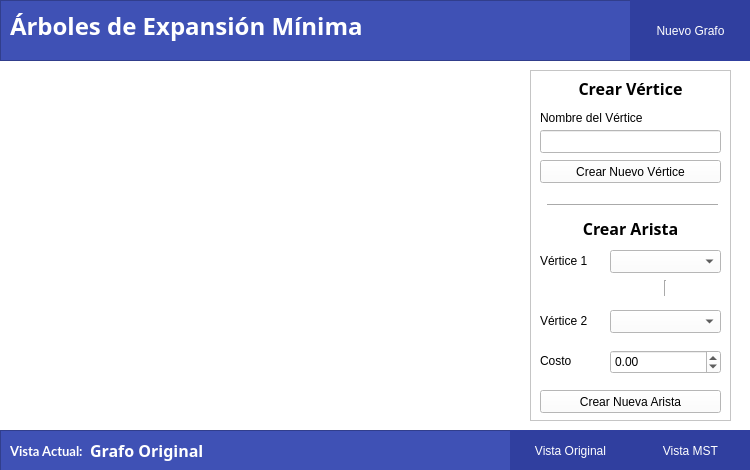
<?xml version="1.0" encoding="UTF-8"?>
<ui version="4.0">
 <class>MSTWindow</class>
 <widget class="QWidget" name="MSTWindow">
  <property name="geometry">
   <rect>
    <x>0</x>
    <y>0</y>
    <width>750</width>
    <height>470</height>
   </rect>
  </property>
  <property name="windowTitle">
   <string>Árboles de Expansión Mínima | Proyecto EdD I</string>
  </property>
  <property name="styleSheet">
   <string notr="true">QWidget{
background-color: white;
}</string>
  </property>
  <widget class="QFrame" name="frame_2">
   <property name="geometry">
    <rect>
     <x>0</x>
     <y>0</y>
     <width>751</width>
     <height>61</height>
    </rect>
   </property>
   <property name="styleSheet">
    <string notr="true">QFrame{
background-color: #3F51B5;
}

QLabel{
color: white;
}

QPushButton{
background-color: #303F9F;
color: white;
border: none;
font: 11pt &quot;Lato&quot;;
}

QPushButton:hover{
background-color:#1A237E;
}</string>
   </property>
   <property name="frameShape">
    <enum>QFrame::StyledPanel</enum>
   </property>
   <property name="frameShadow">
    <enum>QFrame::Raised</enum>
   </property>
   <widget class="QLabel" name="label_2">
    <property name="geometry">
     <rect>
      <x>10</x>
      <y>10</y>
      <width>501</width>
      <height>31</height>
     </rect>
    </property>
    <property name="font">
     <font>
      <family>Montserrat</family>
      <pointsize>18</pointsize>
      <weight>75</weight>
      <bold>true</bold>
     </font>
    </property>
    <property name="text">
     <string>Árboles de Expansión Mínima</string>
    </property>
   </widget>
   <widget class="QPushButton" name="botonNuevoGrafo">
    <property name="geometry">
     <rect>
      <x>630</x>
      <y>0</y>
      <width>121</width>
      <height>61</height>
     </rect>
    </property>
    <property name="text">
     <string>Nuevo Grafo</string>
    </property>
   </widget>
  </widget>
  <widget class="QFrame" name="frame_3">
   <property name="geometry">
    <rect>
     <x>0</x>
     <y>430</y>
     <width>751</width>
     <height>41</height>
    </rect>
   </property>
   <property name="styleSheet">
    <string notr="true">QFrame{
background-color: #3F51B5;
}

QLabel{
color: white;
}

QPushButton{
background-color: #303F9F;
color: white;
border: none;
font: 11pt &quot;Lato&quot;;
}

QPushButton:hover{
background-color:#1A237E;
}</string>
   </property>
   <property name="frameShape">
    <enum>QFrame::StyledPanel</enum>
   </property>
   <property name="frameShadow">
    <enum>QFrame::Raised</enum>
   </property>
   <widget class="QPushButton" name="pbEncontrarMST">
    <property name="geometry">
     <rect>
      <x>630</x>
      <y>0</y>
      <width>121</width>
      <height>41</height>
     </rect>
    </property>
    <property name="text">
     <string>Vista MST</string>
    </property>
   </widget>
   <widget class="QPushButton" name="pbRevertir">
    <property name="geometry">
     <rect>
      <x>510</x>
      <y>0</y>
      <width>121</width>
      <height>41</height>
     </rect>
    </property>
    <property name="text">
     <string>Vista Original</string>
    </property>
   </widget>
   <widget class="QLabel" name="label">
    <property name="geometry">
     <rect>
      <x>10</x>
      <y>10</y>
      <width>81</width>
      <height>21</height>
     </rect>
    </property>
    <property name="font">
     <font>
      <family>Lato</family>
      <pointsize>10</pointsize>
      <weight>75</weight>
      <bold>true</bold>
     </font>
    </property>
    <property name="text">
     <string>Vista Actual:</string>
    </property>
   </widget>
   <widget class="QLabel" name="lbVista">
    <property name="geometry">
     <rect>
      <x>90</x>
      <y>10</y>
      <width>221</width>
      <height>21</height>
     </rect>
    </property>
    <property name="font">
     <font>
      <family>Montserrat</family>
      <pointsize>12</pointsize>
      <weight>75</weight>
      <bold>true</bold>
     </font>
    </property>
    <property name="text">
     <string>Grafo Original</string>
    </property>
   </widget>
  </widget>
  <widget class="QFrame" name="frame_4">
   <property name="geometry">
    <rect>
     <x>530</x>
     <y>70</y>
     <width>201</width>
     <height>351</height>
    </rect>
   </property>
   <property name="styleSheet">
    <string notr="true">QComboBox{
color: black
}</string>
   </property>
   <property name="frameShape">
    <enum>QFrame::StyledPanel</enum>
   </property>
   <property name="frameShadow">
    <enum>QFrame::Raised</enum>
   </property>
   <widget class="QLabel" name="label_4">
    <property name="geometry">
     <rect>
      <x>10</x>
      <y>10</y>
      <width>181</width>
      <height>16</height>
     </rect>
    </property>
    <property name="font">
     <font>
      <family>Montserrat</family>
      <pointsize>12</pointsize>
      <weight>75</weight>
      <bold>true</bold>
     </font>
    </property>
    <property name="text">
     <string>Crear Vértice</string>
    </property>
    <property name="alignment">
     <set>Qt::AlignCenter</set>
    </property>
   </widget>
   <widget class="QLabel" name="label_5">
    <property name="geometry">
     <rect>
      <x>10</x>
      <y>40</y>
      <width>121</width>
      <height>16</height>
     </rect>
    </property>
    <property name="text">
     <string>Nombre del Vértice</string>
    </property>
   </widget>
   <widget class="QLineEdit" name="leNombreVertice">
    <property name="geometry">
     <rect>
      <x>10</x>
      <y>60</y>
      <width>181</width>
      <height>23</height>
     </rect>
    </property>
   </widget>
   <widget class="QPushButton" name="botonCrearVertice">
    <property name="geometry">
     <rect>
      <x>10</x>
      <y>90</y>
      <width>181</width>
      <height>23</height>
     </rect>
    </property>
    <property name="text">
     <string>Crear Nuevo Vértice</string>
    </property>
   </widget>
   <widget class="QPushButton" name="botonConectarVertices">
    <property name="geometry">
     <rect>
      <x>10</x>
      <y>320</y>
      <width>181</width>
      <height>23</height>
     </rect>
    </property>
    <property name="text">
     <string>Crear Nueva Arista</string>
    </property>
   </widget>
   <widget class="QLabel" name="label_6">
    <property name="geometry">
     <rect>
      <x>10</x>
      <y>180</y>
      <width>61</width>
      <height>21</height>
     </rect>
    </property>
    <property name="text">
     <string>Vértice 1</string>
    </property>
   </widget>
   <widget class="QComboBox" name="cbVertice1">
    <property name="geometry">
     <rect>
      <x>80</x>
      <y>180</y>
      <width>111</width>
      <height>23</height>
     </rect>
    </property>
   </widget>
   <widget class="QLabel" name="label_7">
    <property name="geometry">
     <rect>
      <x>10</x>
      <y>240</y>
      <width>61</width>
      <height>21</height>
     </rect>
    </property>
    <property name="text">
     <string>Vértice 2</string>
    </property>
   </widget>
   <widget class="QComboBox" name="cbVertice2">
    <property name="geometry">
     <rect>
      <x>80</x>
      <y>240</y>
      <width>111</width>
      <height>23</height>
     </rect>
    </property>
   </widget>
   <widget class="Line" name="line_2">
    <property name="geometry">
     <rect>
      <x>110</x>
      <y>210</y>
      <width>51</width>
      <height>16</height>
     </rect>
    </property>
    <property name="orientation">
     <enum>Qt::Vertical</enum>
    </property>
   </widget>
   <widget class="Line" name="line_3">
    <property name="geometry">
     <rect>
      <x>17</x>
      <y>120</y>
      <width>171</width>
      <height>31</height>
     </rect>
    </property>
    <property name="orientation">
     <enum>Qt::Horizontal</enum>
    </property>
   </widget>
   <widget class="QLabel" name="label_8">
    <property name="geometry">
     <rect>
      <x>10</x>
      <y>280</y>
      <width>61</width>
      <height>21</height>
     </rect>
    </property>
    <property name="text">
     <string>Costo</string>
    </property>
   </widget>
   <widget class="QDoubleSpinBox" name="sbCosto">
    <property name="geometry">
     <rect>
      <x>80</x>
      <y>280</y>
      <width>111</width>
      <height>24</height>
     </rect>
    </property>
    <property name="minimum">
     <double>-9999.000000000000000</double>
    </property>
    <property name="maximum">
     <double>9999.000000000000000</double>
    </property>
   </widget>
   <widget class="QLabel" name="label_9">
    <property name="geometry">
     <rect>
      <x>10</x>
      <y>150</y>
      <width>181</width>
      <height>16</height>
     </rect>
    </property>
    <property name="font">
     <font>
      <family>Montserrat</family>
      <pointsize>12</pointsize>
      <weight>75</weight>
      <bold>true</bold>
     </font>
    </property>
    <property name="text">
     <string>Crear Arista</string>
    </property>
    <property name="alignment">
     <set>Qt::AlignCenter</set>
    </property>
   </widget>
   <zorder>line_2</zorder>
   <zorder>line_3</zorder>
   <zorder>label_4</zorder>
   <zorder>label_5</zorder>
   <zorder>leNombreVertice</zorder>
   <zorder>botonCrearVertice</zorder>
   <zorder>botonConectarVertices</zorder>
   <zorder>label_6</zorder>
   <zorder>cbVertice1</zorder>
   <zorder>label_7</zorder>
   <zorder>cbVertice2</zorder>
   <zorder>label_8</zorder>
   <zorder>sbCosto</zorder>
   <zorder>label_9</zorder>
  </widget>
 </widget>
 <resources/>
 <connections/>
</ui>
